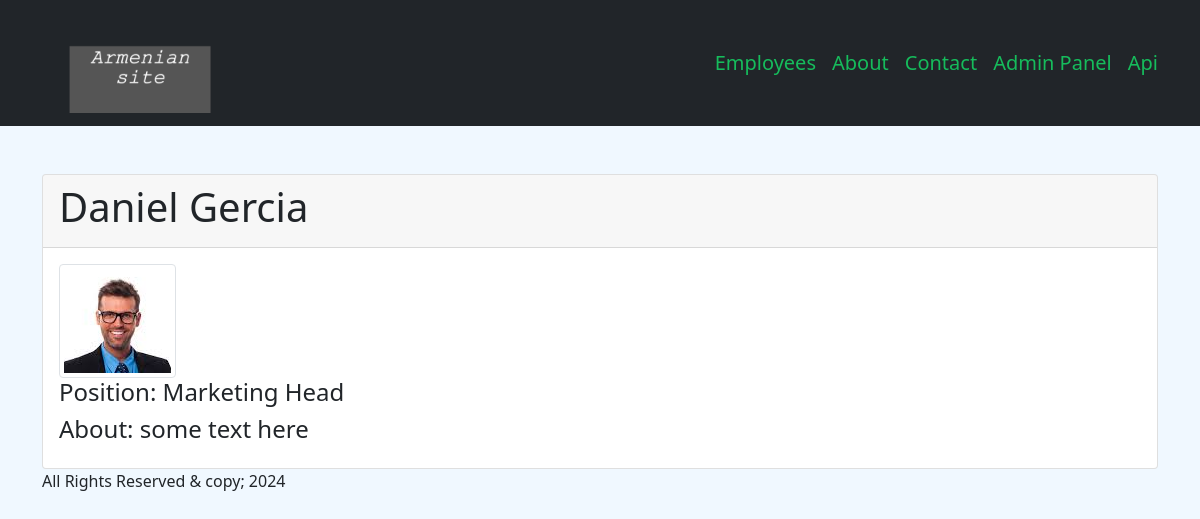
Page /about/1 on the committed database.
### employees/models.py (models this page shows, shortened)
class Team(models.Model):
    first_name = models.CharField(max_length=55)
    last_name = models.CharField(max_length=55)
    position = models.CharField(max_length=55)
    about = models.TextField(max_length=255)
    avatar = models.ImageField(
        upload_to= "team")
    class Meta:
        verbose_name = "team"
        verbose_name_plural = "teams"

### employees/views.py (the view)
def single_member(request, member_id):
    member = Team.objects.get(pk=member_id)
    return render(request, "single_member.html", {"member": member})

### employees/templates/single_member.html (shortened to what this page needs)
{% extends "base.html" %}
{% block single_team_template%}
    <div class="card mt-5">
      <div class="card-header">
        <h1>{{ member.first_name }} {{ member.last_name }}</h1>
      </div>
      <div class="card-body">
        <img class="img-thumbnail" src="{{member.avatar.url}}" alt="{{member.first_name}}">
        <h4>Position: {{ member.position }}</h4>
        <h4>About: {{ member.about }}</h4>
      </div>
    </div>
{% endblock %}

### static/css/styles.css (style rules this page uses)
body { background-color: aliceblue; }

### rows in the picture
Team: first_name "Daniel", last_name "Gercia", avatar (picture), position "Marketing Head", about "some text here"
